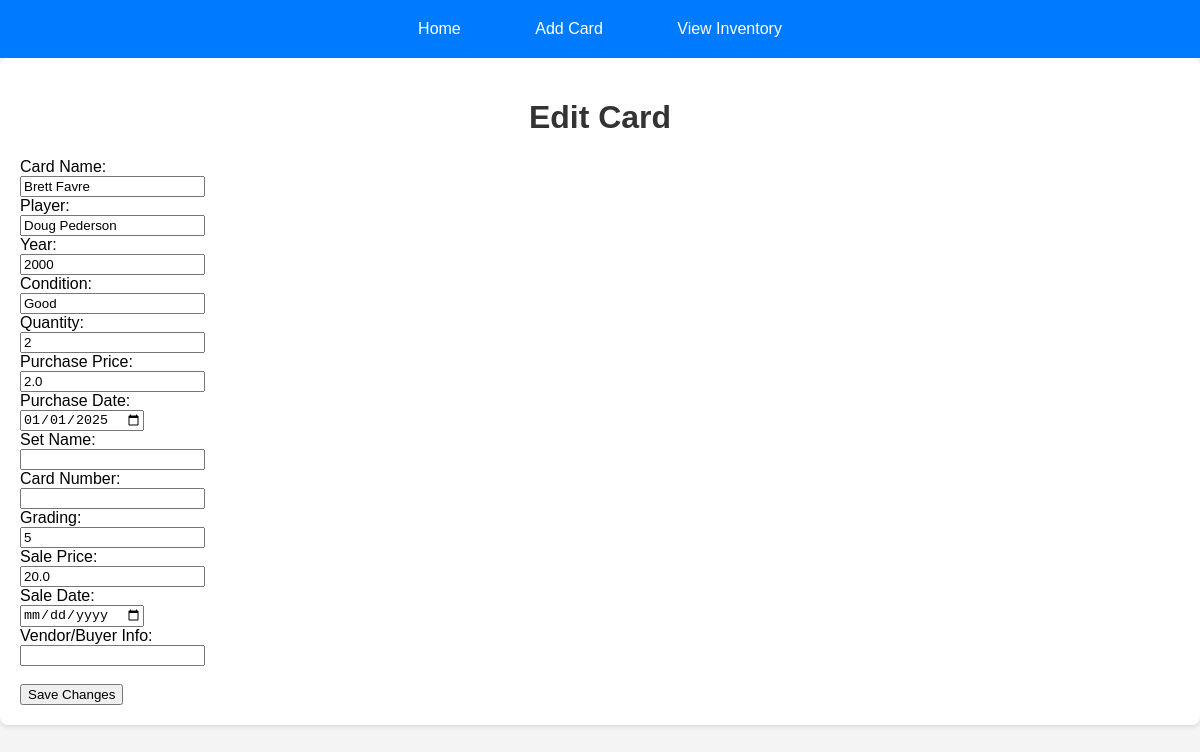
The app's page /edit/4 with its own data.
### tables this page shows
CREATE TABLE inventory (
            id INTEGER PRIMARY KEY AUTOINCREMENT,
            card_name TEXT NOT NULL,
            player TEXT,
            year INTEGER,
            condition TEXT,
            quantity INTEGER DEFAULT 1,
            purchase_price REAL,
            purchase_date TEXT,
            set_name TEXT,
            card_number TEXT,
            grading TEXT,
            sale_price REAL,
            sale_date TEXT,
            vendor_or_buyer TEXT
        );

### CardInventory.py (the view, shortened to what this page needs)
@app.route('/edit/<int:id>', methods=['GET', 'POST'])
def edit_card(id):
    conn = sqlite3.connect('inventory.db')
    cursor = conn.cursor()
    cursor.execute('SELECT * FROM inventory WHERE id = ?', (id,))
    card = cursor.fetchone()
    conn.close()
    return render_template('edit_card.html', card=card)

### Templates/edit_card.html (shortened to what this page needs)
{% extends "base.html" %}
{% block content %}
<h1>Edit Card</h1>
<form method="POST">
    <label>Card Name:</label><br>
    <input type="text" name="card_name" value="{{ card[1] }}" required><br>
    <label>Player:</label><br>
    <input type="text" name="player" value="{{ card[2] }}"><br>
    <label>Year:</label><br>
    <input type="number" name="year" value="{{ card[3] }}"><br>
    <label>Condition:</label><br>
    <input type="text" name="condition" value="{{ card[4] }}"><br>
    <label>Quantity:</label><br>
    <input type="number" name="quantity" value="{{ card[5] }}"><br>
    <label>Purchase Price:</label><br>
    <input type="number" name="purchase_price" step="0.01" value="{{ card[6] }}"><br>
    <label>Purchase Date:</label><br>
    <input type="date" name="purchase_date" value="{{ card[7] }}"><br>
    <label>Set Name:</label><br>
    <input type="text" name="set_name" value="{{ card[8] }}"><br>
    <label>Card Number:</label><br>
    <input type="text" name="card_number" value="{{ card[9] }}"><br>
    <label>Grading:</label><br>
    <input type="text" name="grading" value="{{ card[10] }}"><br>
    <label>Sale Price:</label><br>
    <input type="number" name="sale_price" step="0.01" value="{{ card[11] }}"><br>
    <label>Sale Date:</label><br>
    <input type="date" name="sale_date" value="{{ card[12] }}"><br>
    <label>Vendor/Buyer Info:</label><br>
    <input type="text" name="vendor_or_buyer" value="{{ card[13] }}"><br><br>
    <button type="submit">Save Changes</button>
</form>
{% endblock %}

### Static/styles.css (style rules this page uses)
body { font-family: Arial, sans-serif; background-color: #f4f4f4; margin: 0; padding: 0; }
h1, h2 { text-align: center; color: #333; }

### records on screen
inventory: card_name "Brett Favre", player "Doug Pederson", year "2000", condition "Good", quantity "2", purchase_price "2.0", purchase_date "01/01/2025", grading "5", sale_price "20.0"
